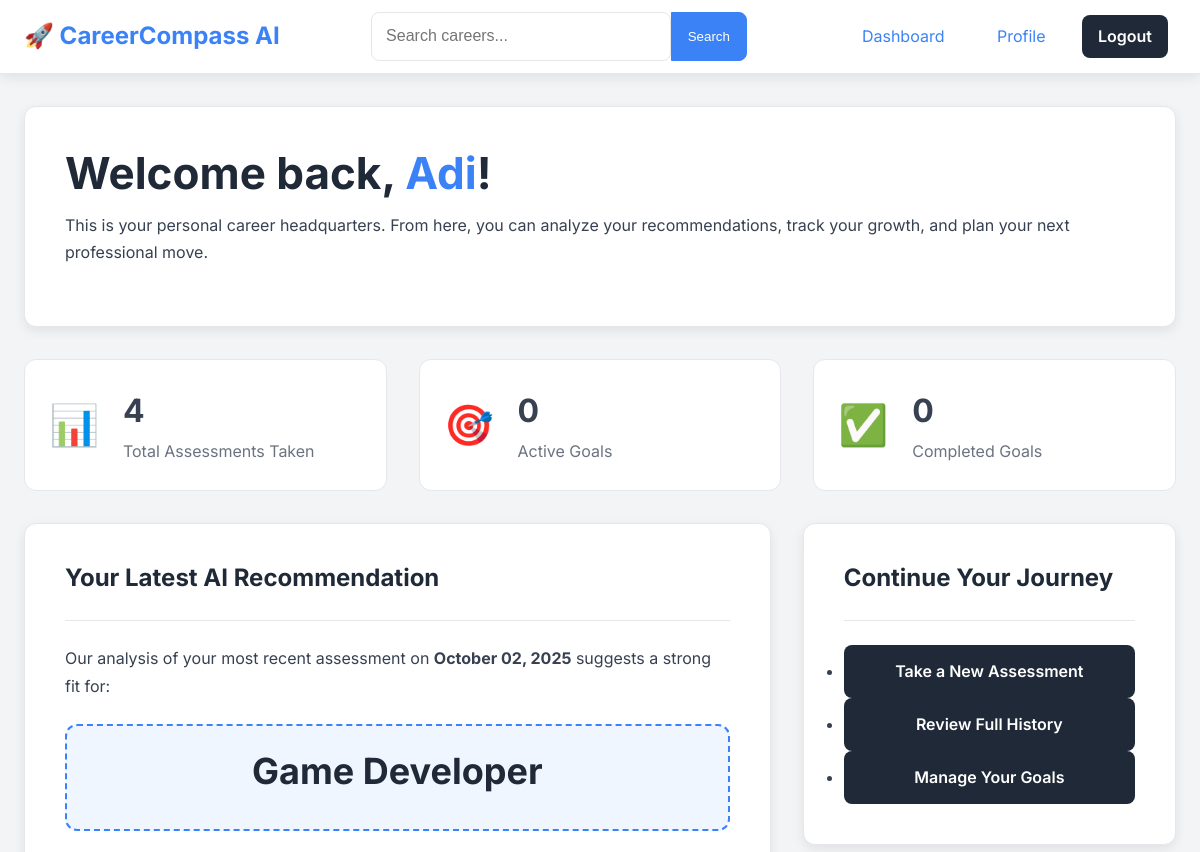
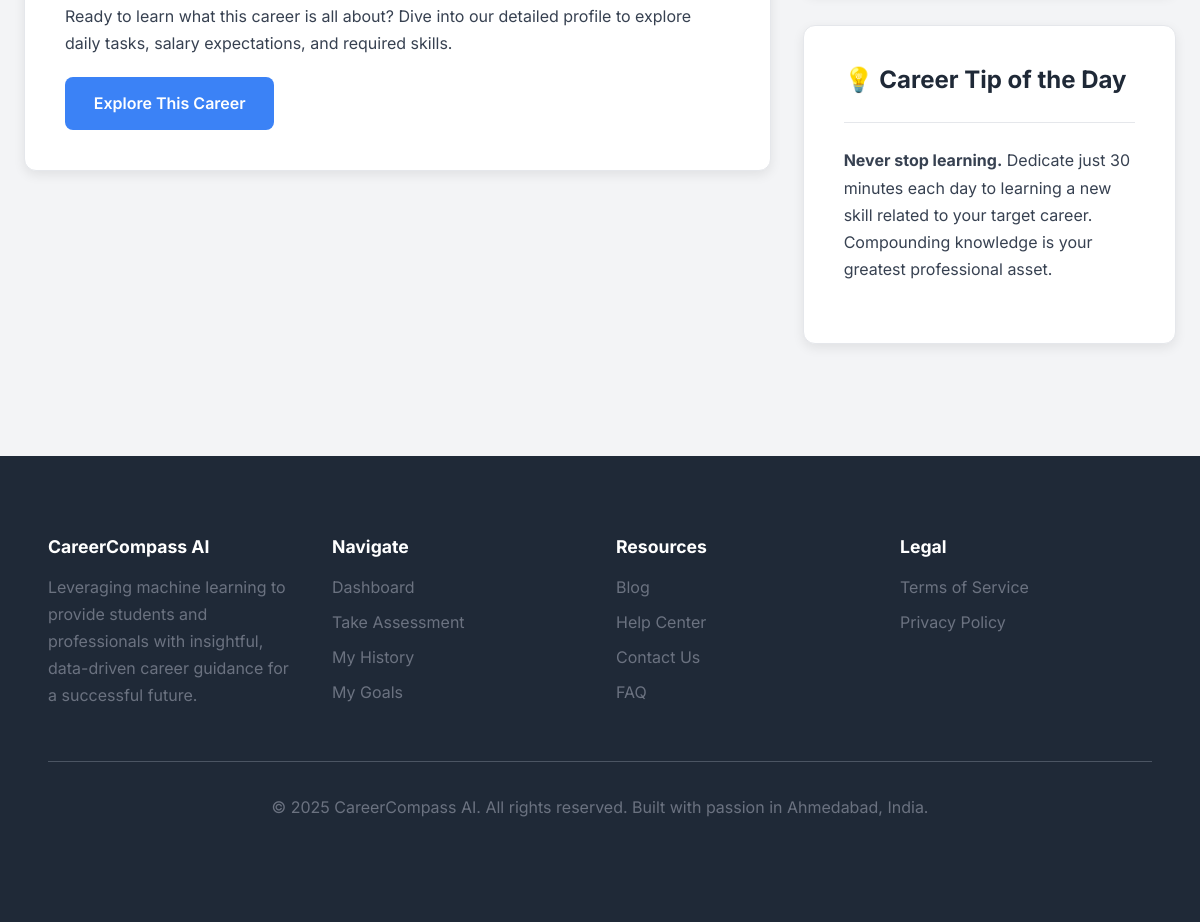
Page /dashboard (signed in) on the committed database (2 pictures, top to bottom).
### models.py (models this page shows)
class User(UserMixin, db.Model):
    id = db.Column(db.Integer, primary_key=True)
    username = db.Column(db.String(150), unique=True, nullable=False)
    email = db.Column(db.String(150), unique=True, nullable=False)  # <-- add email
    password = db.Column(db.String(150), nullable=False)
    role = db.Column(db.String(50), nullable=False, default='user')
    join_date = db.Column(db.DateTime, nullable=False, default=datetime.utcnow)
    otp = db.Column(db.String(6), nullable=True)
    otp_expiry = db.Column(db.DateTime, nullable=True)
    results = db.relationship('GuidanceResult', backref='user', lazy=True, cascade="all, delete-orphan")
    goals = db.relationship('Goal', backref='user', lazy=True, cascade="all, delete-orphan")

class GuidanceResult(db.Model):
    id = db.Column(db.Integer, primary_key=True)
    user_id = db.Column(db.Integer, db.ForeignKey('user.id'), nullable=False)
    timestamp = db.Column(db.DateTime, nullable=False, default=datetime.utcnow)
    inputs_json = db.Column(db.Text, nullable=False)
    recommended_career = db.Column(db.String(150), nullable=False)

### app.py (the view)
@app.route('/dashboard')
@login_required
def dashboard():
    last_result = GuidanceResult.query.filter_by(user_id=current_user.id).order_by(GuidanceResult.timestamp.desc()).first()
    active_goals_count = Goal.query.filter_by(user_id=current_user.id, is_completed=False).count()
    completed_goals_count = Goal.query.filter_by(user_id=current_user.id, is_completed=True).count()
    total_assessments = GuidanceResult.query.filter_by(user_id=current_user.id).count()
    stats = {
        'active_goals': active_goals_count,
        'completed_goals': completed_goals_count,
        'total_assessments': total_assessments
    }
    return render_template('main/dashboard.html', name=current_user.username, last_result=last_result, stats=stats)

### app.py (called while the page is built)
@login_manager.user_loader
def load_user(user_id):
    return User.query.get(int(user_id))

### templates/main/dashboard.html (shortened to what this page needs)
{% extends "base.html" %}
{% block content %}
<section class="dashboard-header card">
    <div class="header-content">
        <h1>Welcome back, <span class="highlight-text">{{ name }}</span>!</h1>
        <p>This is your personal career headquarters. From here, you can analyze your recommendations, track your growth, and plan your next professional move.</p>
    </div>
</section>
<section class="analytics-grid">
    <div class="stat-card">
        <div class="stat-icon">📊</div>
        <div class="stat-info">
            <span class="stat-value">{{ stats.total_assessments }}</span>
            <span class="stat-label">Total Assessments Taken</span>
        </div>
    </div>
    <div class="stat-card">
        <div class="stat-icon">🎯</div>
        <div class="stat-info">
            <span class="stat-value">{{ stats.active_goals }}</span>
            <span class="stat-label">Active Goals</span>
        </div>
    </div>
    <div class="stat-card">
        <div class="stat-icon">✅</div>
        <div class="stat-info">
            <span class="stat-value">{{ stats.completed_goals }}</span>
            <span class="stat-label">Completed Goals</span>
        </div>
    </div>
</section>
<section class="dashboard-main-grid">
    <div class="dashboard-primary-column">
        <div class="card dashboard-card">
            <div class="card-header">
                <h3>Your Latest AI Recommendation</h3>
            </div>
            <div class="card-body">
                {% if last_result %}
                    <p>Our analysis of your most recent assessment on <strong>{{ last_result.timestamp.strftime('%B %d, %Y') }}</strong> suggests a strong fit for:</p>
                    <div class="recommendation-highlight">
                        <h2>{{ last_result.recommended_career }}</h2>
                    </div>
                    <p>Ready to learn what this career is all about? Dive into our detailed profile to explore daily tasks, salary expectations, and required skills.</p>
                    <div class="card-actions">
                        <a href="{{ url_for('career_detail', career_name=last_result.recommended_career) }}" class="btn btn-primary">Explore This Career</a>
                    </div>
                {% endif %}
            </div>
        </div>
    </div>
    <div class="dashboard-secondary-column">
        <div class="card dashboard-card">
            <div class="card-header">
                <h3>Continue Your Journey</h3>
            </div>
            <div class="card-body">
                <ul class="quick-actions-list">
                    <li><a href="{{ url_for('assessment') }}" class="btn btn-secondary full-width">Take a New Assessment</a></li>
                    <li><a href="{{ url_for('history') }}" class="btn btn-secondary full-width">Review Full History</a></li>
                    <li><a href="{{ url_for('goals') }}" class="btn btn-secondary full-width">Manage Your Goals</a></li>
                </ul>
            </div>
        </div>
        <div class="card dashboard-card">
            <div class="card-header">
                <h3>💡 Career Tip of the Day</h3>
            </div>
            <div class="card-body">
                <p><strong>Never stop learning.</strong> Dedicate just 30 minutes each day to learning a new skill related to your target career. Compounding knowledge is your greatest professional asset.</p>
            </div>
        </div>
    </div>
</section>
{% endblock %}

### static/css/style.css (style rules this page uses)
:root { --primary-color: #3B82F6; --primary-dark: #2563EB; --secondary-color: #1F2937; --accent-color: #10B981; --background-color: #F3F4F6; --surface-color: #FFFFFF; --border-color: #E5E7EB; --text-color: #374151; --text-muted: #6B7280; --danger-color: #EF4444; --font-family: 'Inter', -apple-system, BlinkMacSystemFont, "Segoe UI", Roboto, "Helvetica Neue", Arial, sans-serif; --border-radius: 12px; --box-shadow: 0 4px 12px rgba(0, 0, 0, 0.08); }
* { box-sizing: border-box; margin: 0; padding: 0; }
body { font-family: var(--font-family); background-color: var(--background-color); color: var(--text-color); line-height: 1.7; -webkit-font-smoothing: antialiased; -moz-osx-font-smoothing: grayscale; }
h1, h2, h3, h4, h5, h6 { color: var(--secondary-color); font-weight: 700; line-height: 1.2; margin-bottom: 0.75rem; }
h1 { font-size: 2.75rem; }
h2 { font-size: 2.25rem; }
h3 { font-size: 1.5rem; }
p { margin-bottom: 1.25rem; }
a { color: var(--primary-color); text-decoration: none; transition: color 0.2s ease-in-out; }
.highlight-text { color: var(--primary-color); }
.card { background: var(--surface-color); border-radius: var(--border-radius); box-shadow: var(--box-shadow); padding: 2.5rem; margin-bottom: 2rem; border: 1px solid var(--border-color); transition: transform 0.3s ease, box-shadow 0.3s ease; }
.card-header { border-bottom: 1px solid var(--border-color); padding-bottom: 1rem; margin-bottom: 1.5rem; }
.btn { display: inline-block; padding: 0.8rem 1.8rem; border: none; border-radius: 8px; font-size: 1rem; font-weight: 600; cursor: pointer; text-align: center; transition: all 0.2s ease-in-out; }
.btn-primary { background-color: var(--primary-color); color: white; }
.btn-secondary { background-color: var(--secondary-color); color: white; }
.analytics-grid, .dashboard-main-grid { display: grid; gap: 2rem; }
.analytics-grid { grid-template-columns: repeat(auto-fit, minmax(250px, 1fr)); margin-bottom: 2rem; }
.stat-card { display: flex; align-items: center; background: var(--surface-color); padding: 1.5rem; border-radius: var(--border-radius); border: 1px solid var(--border-color); }
.stat-icon { font-size: 2.5rem; margin-right: 1.5rem; }
.stat-value { font-size: 2rem; font-weight: 700; display: block; }
.stat-label { font-size: 1rem; color: var(--text-muted); }
.dashboard-main-grid { grid-template-columns: 2fr 1fr; }
.recommendation-highlight { background: #EFF6FF; border: 2px dashed var(--primary-color); padding: 1.5rem; margin: 1.5rem 0; text-align: center; border-radius: var(--border-radius); }
.full-width { width: 100%; display: block; }

### rows in the picture
User: username "Adi"
GuidanceResult: timestamp "October 02, 2025", recommended_career "Game Developer"

### other values in the picture
{{ stats.total_assessments }} "4"
{{ stats.active_goals }} "0"
{{ stats.completed_goals }} "0"
